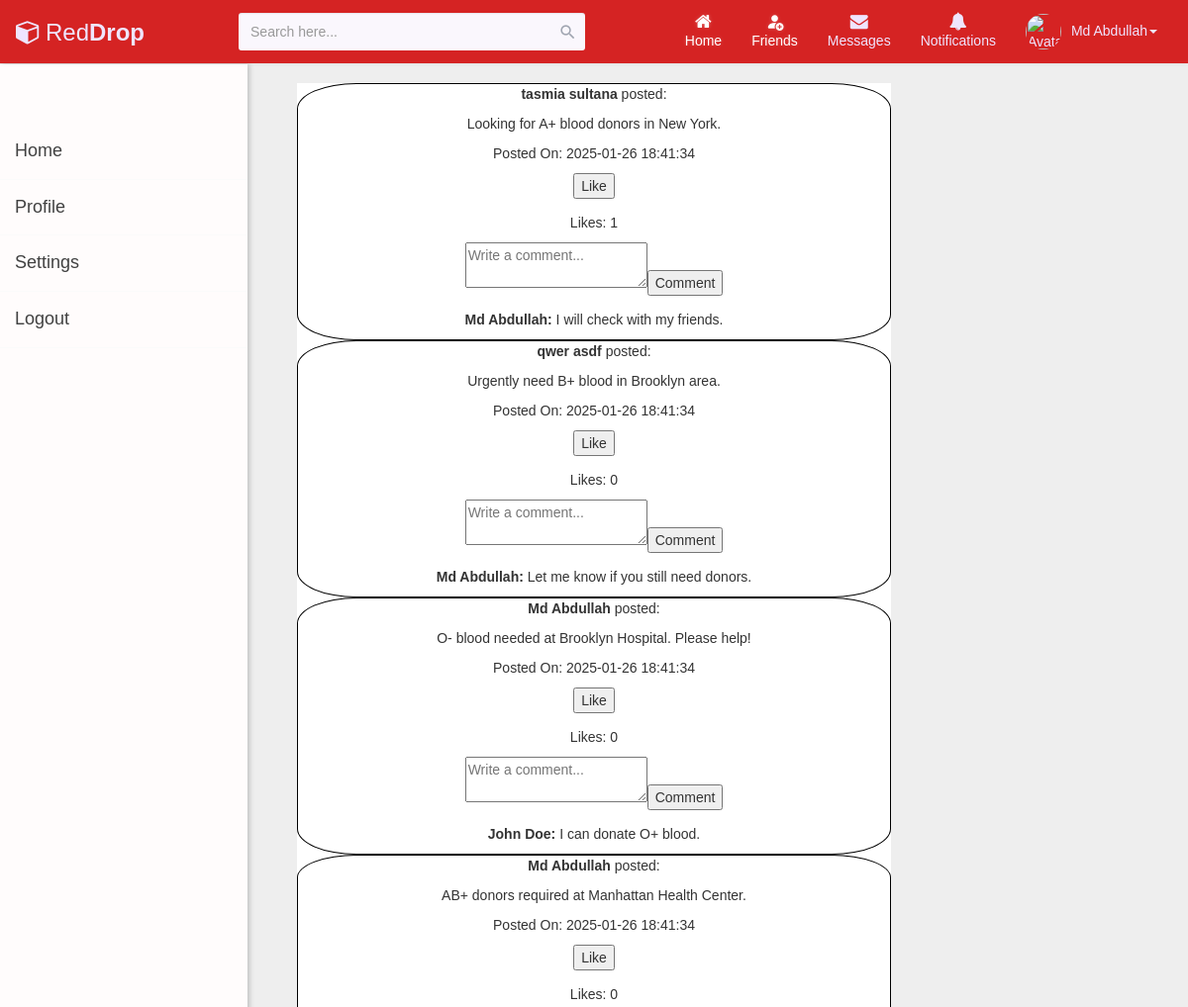
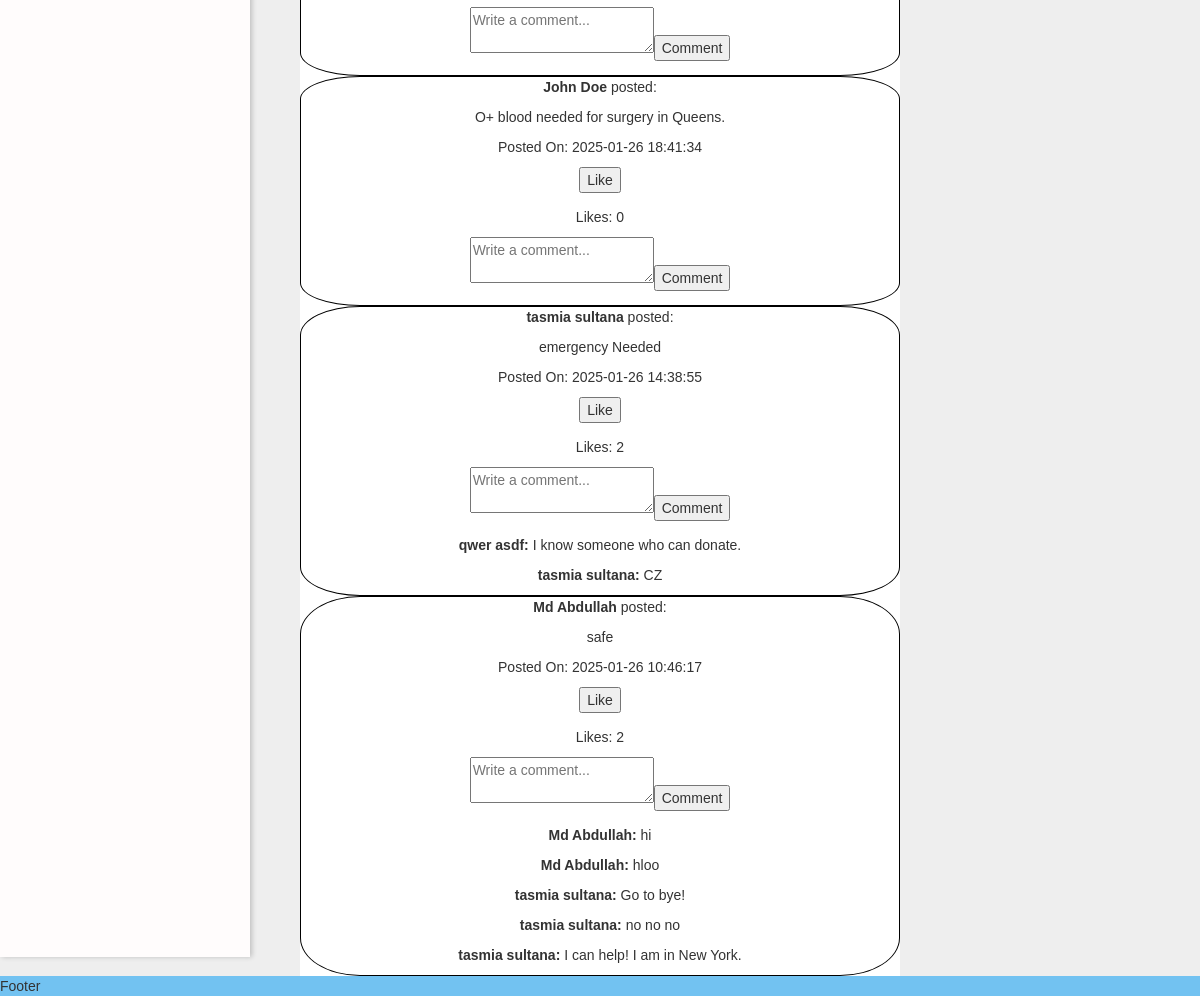
The page /dashboard.php (signed in) on the database its author committed (2 pictures, top to bottom).
### tables this page shows
CREATE TABLE `users` (
  `userId` int(11) NOT NULL,
  `firstName` varchar(50) DEFAULT NULL,
  `lastName` varchar(50) DEFAULT NULL,
  `userName` varchar(50) DEFAULT NULL,
  `email` varchar(100) DEFAULT NULL,
  `password` varchar(255) DEFAULT NULL,
  `phoneNumber` varchar(15) DEFAULT NULL,
  `dob` date DEFAULT NULL,
  `gender` enum('Male','Female','Other') DEFAULT NULL,
  `bloodType` enum('A+','A-','B+','B-','O+','O-','AB+','AB-') DEFAULT NULL,
  `area` varchar(100) DEFAULT NULL,
  `city` varchar(50) DEFAULT NULL,
  `zipcode` varchar(10) DEFAULT NULL,
  `status` enum('Active','Inactive') DEFAULT NULL,
  `profile_picture` longblob DEFAULT NULL
);

CREATE TABLE `posts` (
  `postId` int(11) NOT NULL,
  `userId` int(11) DEFAULT NULL,
  `content` text DEFAULT NULL,
  `postDate` timestamp NOT NULL DEFAULT current_timestamp()
);

CREATE TABLE `comments` (
  `commentId` int(11) NOT NULL,
  `postId` int(11) DEFAULT NULL,
  `userId` int(11) DEFAULT NULL,
  `content` text DEFAULT NULL,
  `date` timestamp NOT NULL DEFAULT current_timestamp()
);

### showPost.php (the view, shortened to what this page needs)
<?php
include './phpFiles/config.php';
$sql = "SELECT p.postId, p.content, p.postDate, u.firstName, u.lastName
        FROM Posts p
        JOIN Users u ON p.userId = u.userId
        ORDER BY p.postDate DESC";
$result = $conn->query($sql);
while ($post = $result->fetch_assoc()) {
    echo "<div class='post' style='border:1px black solid;border-radius:10%'>";
    echo "<p><strong>" . htmlspecialchars($post['firstName']) . " " . htmlspecialchars($post['lastName']) . "</strong> posted:</p>";
    echo "<p>" . htmlspecialchars($post['content']) . "</p>";
    echo "<p>Posted On: " . htmlspecialchars($post['postDate']) . "</p>";
    echo "<form method='POST' action='likePost.php'>";
    echo "<button type='submit'>Like</button>";
    echo "</form>";
    $likeQuery = "SELECT COUNT(*) AS likeCount FROM Likes WHERE postId = ?";
    $stmt = $conn->prepare($likeQuery);
    $stmt->bind_param("i", $post['postId']);
    $stmt->execute();
    $likeResult = $stmt->get_result();
    $likeData = $likeResult->fetch_assoc();
    echo "<p>Likes: " . $likeData['likeCount'] . "</p>";
    echo "<form method='POST' action='commentPost.php'>";
    echo "<textarea name='content' placeholder='Write a comment...' required></textarea>";
    echo "<button type='submit'>Comment</button>";
    echo "</form>";
    $commentQuery = "SELECT c.content, c.date, u.firstName, u.lastName
                     FROM Comments c
                     JOIN Users u ON c.userId = u.userId
                     WHERE c.postId = ?
                     ORDER BY c.date ASC";
    $stmt = $conn->prepare($commentQuery);
    $stmt->bind_param("i", $post['postId']);
    $stmt->execute();
    $commentResult = $stmt->get_result();
    echo "<div class='comments'>";
    while ($comment = $commentResult->fetch_assoc()) {
        echo "<p><strong>" . htmlspecialchars($comment['firstName']) . " " . htmlspecialchars($comment['lastName']) . ":</strong> " . htmlspecialchars($comment['content']) . "</p>";
    }
    echo "</div>";
    echo "</div>";
}
?>

### header.php (shortened to what this page needs)
<?php
$conn=mysqli_connect("localhost","root","","red_drop") or die("DB CONNECT FAILED");
$user_email=$_SESSION['email'];
$query = "SELECT firstname,lastname,email,BloodType profile_picture FROM users WHERE email = ?";
$stmt = $conn->prepare($query);
$stmt->bind_param("s", $user_email);
$stmt->execute();
$result = $stmt->get_result();
?>
<!DOCTYPE html>
<html lang="en">
<head>
<link rel="stylesheet" href="https://maxcdn.bootstrapcdn.com/font-awesome/4.7.0/css/font-awesome.min.css">
<link rel="stylesheet" href="https://maxcdn.bootstrapcdn.com/bootstrap/3.3.7/css/bootstrap.min.css">
<link rel="stylesheet" href="https://cdn.jsdelivr.net/npm/bootstrap-icons@1.11.3/font/bootstrap-icons.min.css">
<link rel="stylesheet" href="./assets/css/header.css">
</head>
<body>
<nav class="navbar navbar-inverse navbar-expand-xl navbar-dark">
	<div class="navbar-header">
		<a class="navbar-brand" href="#"><i class="fa fa-cube"></i>Red<b>Drop</b></a>
	</div>
	<div id="navbarCollapse" class="collapse navbar-collapse">
		<form class="navbar-form form-inline">
			<div class="input-group search-box">
				<input type="text" id="search" class="form-control" placeholder="Search here...">
				<span class="input-group-addon"><i class="material-icons">&#xE8B6;</i></span>
			</div>
		</form>
		<ul class="nav navbar-nav navbar-right">
			<li class="active"><a href="dasboard.php"><i class="fa fa-home"></i><span>Home</span></a></li>
			<li class="active"><a href="./addFriends/allUsers.php"><i class="bi bi-person-fill-add"></i><span>Friends</span></a></li>
			<li><a href=""><i class="fa fa-envelope"></i><span>Messages</span></a></li>
			<li><a href="notifications.php"><i class="fa fa-bell"></i><span>Notifications</span></a></li>
			<?php
			if ($result->num_rows > 0) {
				$user = $result->fetch_assoc();
			?>
			<li class="dropdown">
				<a href="#" data-toggle="dropdown" class="dropdown-toggle user-action"><img src="./phpFiles/get_profile_picture.php" class="avatar" alt="Avatar"><?php echo $user["firstname"] ." ".$user["lastname"] ?><b class="caret"></b></a>
				<?php
			} else {
				echo "User not found.";
			}
				?>
			</li>
		</ul>
	</div>
</nav>
</body>
</html>

### assets/css/header.css (style rules this page uses)
body { background: #eeeeee; font-family: 'Varela Round', sans-serif; }
.form-inline { display: inline-block; }
.navbar { color: #fff; background:#d52323; padding: 5px 16px; border-radius: 0; border: none; box-shadow: 0 0 4px rgba(0,0,0,.1); }
.navbar img { border-radius: 50%; width: 36px; height: 36px; margin-right: 10px; }
.navbar .navbar-brand { color: #efe5ff; padding-left: 0; padding-right: 50px; font-size: 24px; }
.navbar .navbar-brand i { font-size: 25px; margin-right: 5px; }
.search-box { position: relative; }
.search-box input { padding-right: 35px; min-height: 38px; border: none; background: #faf7fd; border-radius: 3px !important; }
.search-box .input-group-addon { min-width: 35px; border: none; background: transparent; position: absolute; right: 0; z-index: 9; padding: 10px 7px; height: 100%; }
.search-box i { color: #a0a5b1; font-size: 19px; }
.navbar ul li i { font-size: 18px; }
.navbar .nav > li a { color: #efe5ff; padding: 8px 15px; font-size: 14px; }
.navbar .nav > li > a > i { display: block; text-align: center; }
.navbar .nav .active a, .navbar .nav .active a:hover, .navbar .nav .active a:focus { color: #fff; text-shadow: 0 0 4px rgba(255,255,255,0.2); background: transparent !important; }
.navbar .nav .user-action { padding: 9px 15px; }
@media (min-width: 1200px) { .form-inline .input-group { width: 350px; margin-left: 30px; } }

### assets/css/sidebar.css (style rules this page uses)
body { margin: 0; font-family: Arial, sans-serif; }

### rows shown on the page
users: firstName "Md", lastName "Abdullah"
posts: userId.firstName "tasmia", userId.lastName "sultana", content "Looking for A+ blood donors in New York.", postDate "2025-01-26 18:41:34", likeCount "1"
comments: userId.firstName "Md", userId.lastName "Abdullah", content "I will check with my friends."
posts: userId.firstName "qwer", userId.lastName "asdf", content "Urgently need B+ blood in Brooklyn area.", postDate "2025-01-26 18:41:34", likeCount "0"
comments: userId.firstName "Md", userId.lastName "Abdullah", content "Let me know if you still need donors."
posts: userId.firstName "Md", userId.lastName "Abdullah", content "O- blood needed at Brooklyn Hospital. Please help!", postDate "2025-01-26 18:41:34", likeCount "0"
comments: userId.firstName "John", userId.lastName "Doe", content "I can donate O+ blood."
posts: userId.firstName "Md", userId.lastName "Abdullah", content "AB+ donors required at Manhattan Health Center.", postDate "2025-01-26 18:41:34", likeCount "0"
posts: userId.firstName "John", userId.lastName "Doe", content "O+ blood needed for surgery in Queens.", postDate "2025-01-26 18:41:34", likeCount "0"
posts: userId.firstName "tasmia", userId.lastName "sultana", content "emergency Needed", postDate "2025-01-26 14:38:55", likeCount "2"
comments: userId.firstName "qwer", userId.lastName "asdf", content "I know someone who can donate."
comments: userId.firstName "tasmia", userId.lastName "sultana", content "CZ"
posts: userId.firstName "Md", userId.lastName "Abdullah", content "safe", postDate "2025-01-26 10:46:17", likeCount "2"
comments: userId.firstName "Md", userId.lastName "Abdullah", content "hi"
comments: userId.firstName "Md", userId.lastName "Abdullah", content "hloo"
comments: userId.firstName "tasmia", userId.lastName "sultana", content "Go to bye!"
comments: userId.firstName "tasmia", userId.lastName "sultana", content "no no no"
comments: userId.firstName "tasmia", userId.lastName "sultana", content "I can help! I am in New York."
